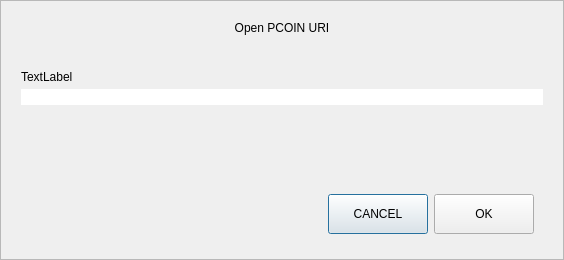
<?xml version="1.0" encoding="UTF-8"?>
<ui version="4.0">
 <class>OpenURIDialog</class>
 <widget class="QDialog" name="OpenURIDialog">
  <property name="geometry">
   <rect>
    <x>0</x>
    <y>0</y>
    <width>564</width>
    <height>260</height>
   </rect>
  </property>
  <property name="windowTitle">
   <string>Open URI</string>
  </property>
  <layout class="QVBoxLayout" name="verticalLayout">
   <property name="spacing">
    <number>0</number>
   </property>
   <property name="leftMargin">
    <number>0</number>
   </property>
   <property name="topMargin">
    <number>0</number>
   </property>
   <property name="rightMargin">
    <number>0</number>
   </property>
   <property name="bottomMargin">
    <number>0</number>
   </property>
   <item>
    <widget class="QFrame" name="frame">
     <property name="frameShape">
      <enum>QFrame::StyledPanel</enum>
     </property>
     <property name="frameShadow">
      <enum>QFrame::Raised</enum>
     </property>
     <layout class="QVBoxLayout" name="verticalLayout_2">
      <property name="spacing">
       <number>5</number>
      </property>
      <property name="leftMargin">
       <number>20</number>
      </property>
      <property name="topMargin">
       <number>20</number>
      </property>
      <property name="rightMargin">
       <number>20</number>
      </property>
      <property name="bottomMargin">
       <number>16</number>
      </property>
      <item>
       <widget class="QLabel" name="labelTitle">
        <property name="text">
         <string>Open PCOIN URI</string>
        </property>
        <property name="alignment">
         <set>Qt::AlignCenter</set>
        </property>
       </widget>
      </item>
      <item>
       <spacer name="verticalSpacer_2">
        <property name="orientation">
         <enum>Qt::Vertical</enum>
        </property>
        <property name="sizeType">
         <enum>QSizePolicy::Fixed</enum>
        </property>
        <property name="sizeHint" stdset="0">
         <size>
          <width>20</width>
          <height>30</height>
         </size>
        </property>
       </spacer>
      </item>
      <item>
       <widget class="QLabel" name="labelSubtitle">
        <property name="text">
         <string notr="true">TextLabel</string>
        </property>
       </widget>
      </item>
      <item>
       <layout class="QHBoxLayout" name="horizontalLayout">
        <property name="spacing">
         <number>0</number>
        </property>
        <item>
         <widget class="QValidatedLineEdit" name="uriEdit">
          <property name="styleSheet">
           <string notr="true">#uriEdit{
	border-top-right-radius:0px;
	border-bottom-right-radius:0px;
}</string>
          </property>
         </widget>
        </item>
       </layout>
      </item>
      <item>
       <spacer name="verticalSpacer">
        <property name="orientation">
         <enum>Qt::Vertical</enum>
        </property>
        <property name="sizeHint" stdset="0">
         <size>
          <width>20</width>
          <height>40</height>
         </size>
        </property>
       </spacer>
      </item>
      <item>
       <widget class="QWidget" name="widget" native="true">
        <property name="minimumSize">
         <size>
          <width>0</width>
          <height>50</height>
         </size>
        </property>
        <layout class="QHBoxLayout" name="horizontalLayout_2">
         <item>
          <spacer name="horizontalSpacer">
           <property name="orientation">
            <enum>Qt::Horizontal</enum>
           </property>
           <property name="sizeHint" stdset="0">
            <size>
             <width>289</width>
             <height>20</height>
            </size>
           </property>
          </spacer>
         </item>
         <item>
          <widget class="QPushButton" name="pushButtonCancel">
           <property name="minimumSize">
            <size>
             <width>100</width>
             <height>40</height>
            </size>
           </property>
           <property name="text">
            <string>CANCEL</string>
           </property>
          </widget>
         </item>
         <item>
          <widget class="QPushButton" name="pushButtonOK">
           <property name="minimumSize">
            <size>
             <width>100</width>
             <height>40</height>
            </size>
           </property>
           <property name="text">
            <string>OK</string>
           </property>
          </widget>
         </item>
        </layout>
       </widget>
      </item>
     </layout>
    </widget>
   </item>
  </layout>
 </widget>
 <customwidgets>
  <customwidget>
   <class>QValidatedLineEdit</class>
   <extends>QLineEdit</extends>
   <header>qvalidatedlineedit.h</header>
  </customwidget>
 </customwidgets>
 <resources/>
 <connections/>
</ui>
